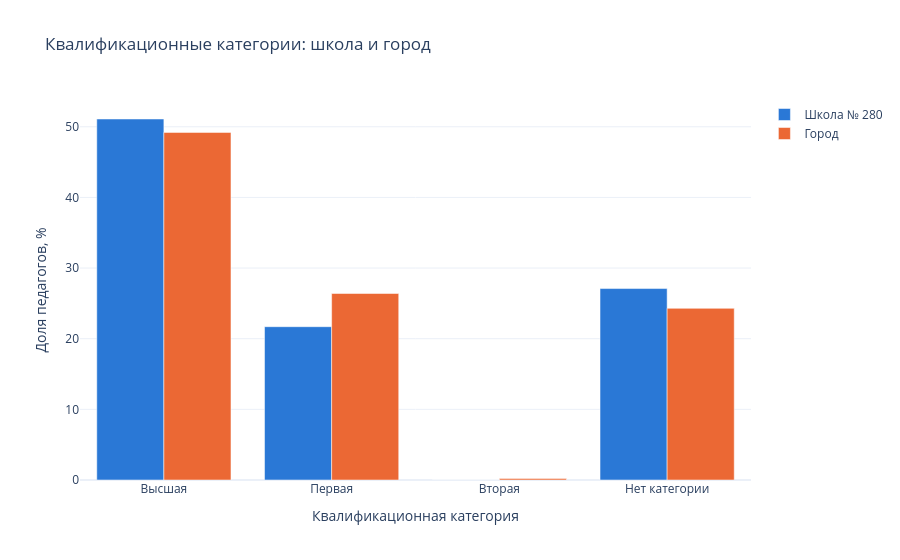

Notebook source saved alongside this figure:
### Code cell
fig = px.bar(compare_cat, barmode='group', title='Квалификационные категории: школа и город',
             labels={'value': 'Доля педагогов, %', 'Категория': 'Квалификационная категория', 'variable': ''},
             color_discrete_sequence=['#2a78d6', '#eb6834'])
fig.update_layout(template='plotly_white')
fig.show()

### Figure 1 — Plotly figure (JSON) as saved in the notebook; plotly's stock layout.template omitted (floating-point values rounded to 4 significant figures)
{"data": [{"alignmentgroup": "True", "hovertemplate": "=Школа № 280<br>Квалификационная категория=%{x}<br>Доля педагогов, %=%{y}<extra></extra>", "legendgroup": "Школа № 280", "marker": {"color": "#2a78d6", "pattern": {"shape": ""}}, "name": "Школа № 280", "offsetgroup": "Школа № 280", "orientation": "v", "showlegend": true, "textposition": "auto", "type": "bar", "x": ["Высшая", "Первая", "Вторая", "Нет категории"], "xaxis": "x", "y": [51.1, 21.7, 0.0, 27.1], "yaxis": "y"}, {"alignmentgroup": "True", "hovertemplate": "=Город<br>Квалификационная категория=%{x}<br>Доля педагогов, %=%{y}<extra></extra>", "legendgroup": "Город", "marker": {"color": "#eb6834", "pattern": {"shape": ""}}, "name": "Город", "offsetgroup": "Город", "orientation": "v", "showlegend": true, "textposition": "auto", "type": "bar", "x": ["Высшая", "Первая", "Вторая", "Нет категории"], "xaxis": "x", "y": [49.2, 26.4, 0.2, 24.3], "yaxis": "y"}], "layout": {"barmode": "group", "legend": {"title": {"text": ""}, "tracegroupgap": 0}, "title": {"text": "Квалификационные категории: школа и город"}, "xaxis": {"anchor": "y", "domain": [0, 1], "title": {"text": "Квалификационная категория"}}, "yaxis": {"anchor": "x", "domain": [0, 1], "title": {"text": "Доля педагогов, %"}}}}
